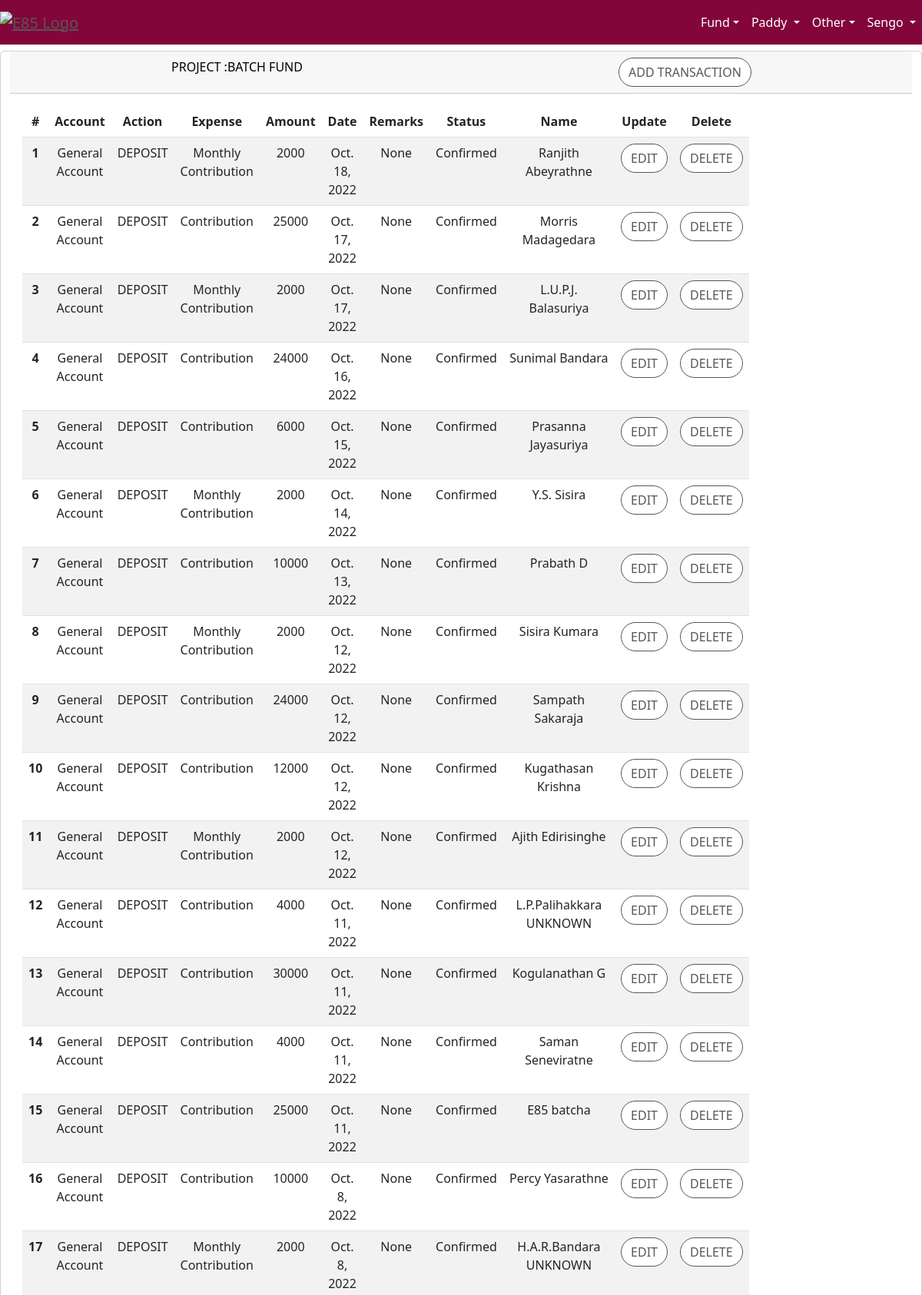
/accounts/transactionList7 (signed in, upper part), run on the app's committed database.
### accounts/models.py (models this page shows, shortened)
class Project(models.Model):
    NOT_STARTED = 'NotStarted'
    IN_PROGRESS = 'InProgress'
    COMPLETED   = 'Completed'
    CANCELLED   = 'Cancelled'
    PROJ_STATUS = [
            (NOT_STARTED,'Not Started'),
            (IN_PROGRESS,'In Progress'),
            (COMPLETED,'Completed'),
            (CANCELLED,'Cancelled'),
    ]
    name = models.CharField(max_length=64)
    purpose = models.TextField(max_length=2000, blank=True)
    status = models.CharField(max_length=10,choices=PROJ_STATUS,default=NOT_STARTED)
    startDate = models.DateField(default=timezone.now)
    endDate = models.DateField(null=True, blank=True)
    raisedFund = models.IntegerField(null=True)
    spentFund = models.IntegerField(null=True)
    targetFund = models.IntegerField(null=True)
    participants = models.IntegerField(null=True,default=0)
    updatedBy = models.ForeignKey(User,on_delete=models.PROTECT)
    updatedOn = models.DateTimeField(default=timezone.now)
    prjType = models.ForeignKey(ProjectType, on_delete=models.PROTECT)
    def getUserRole(self, user, table):
        member= User.objects.get(id=user.id)
        committee = Commitee.objects.all().filter(project_id=self.id).filter(member_id = member.id).first()
        if committee == None:
            return UserRole.VIEW
        role = RoleEdit.objects.all().filter(role_id=committee.role_id).filter(canEdit=table)
        if role.exists():
            return UserRole.EDIT
        return UserRole.VIEW

class Transaction(models.Model):
    TxType_DEPOSIT='DEPOSIT'
    TxType_WITHDRWAL='WITHDRAWAL'
    TxType_INCOME='INTEREST'
    TxType_FEES = 'FEES'
    TXTYPE =[
        (TxType_DEPOSIT,'Deposit'),
        (TxType_WITHDRWAL,'Withdraw'),
        (TxType_INCOME,'Interest'),
        (TxType_FEES,'fees'),
    ]
    TXCONFIRM = [
        ('Unconfirmed',"Unconfirmed"),
        ('Confirmed',"Confirmed"),
    ]
    bank = models.ForeignKey(BankAccount, on_delete=models.CASCADE)
    owner = models.ForeignKey(User, related_name='Owner', on_delete=models.PROTECT)
    txType  = models.CharField(max_length=10,choices=TXTYPE)
    exType  = models.ForeignKey(ExpenseType, on_delete=models.CASCADE)
    remarks =models.TextField(max_length=100,blank=True,null=True)
    amount  = models.IntegerField()
    date    = models.DateField(default=timezone.now)
    receipt = models.FileField(upload_to='transaction/%Y',null=True,blank=True)
    confirmed = models.CharField(max_length=16,choices=TXCONFIRM,default='UnConfirmed')
    updatedBy = models.ForeignKey(User,on_delete=models.PROTECT)
    updatedOn = models.DateTimeField(default=timezone.now)

class BankAccount(models.Model):
    project = models.ForeignKey(Project, on_delete=models.CASCADE)
    holder = models.ForeignKey(User,related_name='holder', on_delete=models.PROTECT)
    name = models.CharField(max_length=32)
    purpose = models.CharField(max_length=128,null=True,blank=True)
    bank = models.CharField(max_length=32)
    accNumber = models.CharField(max_length=32)
    branch = models.CharField(max_length=128)
    routing = models.CharField(max_length=128)
    telno = models.CharField(max_length=12, null=True, blank=True)
    email = models.CharField(max_length=32,null=True, blank=True)
    balance = models.DecimalField(max_digits=12,decimal_places=2,default=0.0)
    updatedBy = models.ForeignKey(User,on_delete=models.CASCADE)
    updatedOn = models.DateTimeField(default=timezone.now)

class ExpenseType(models.Model):
    expense = models.CharField(max_length=16)
    prjType = models.ForeignKey(ProjectType, on_delete=models.CASCADE)
    def __str__(self):
        return "%s " % (self.expense)

### accounts/views.py (the view)
# urls.py: re_path(r'transactionList(?P<pk>\d+)', transactionListView, name='transactionList'),
@login_required
def transactionListView(request, pk):
    prj = Project.objects.all().filter(id=pk).first()
    user = User.objects.get(id=request.user.id)
    if request.method == 'GET':
        transactions = Transaction.objects.filter(bank__project__id=pk).order_by('-date')
        userRole = prj.getUserRole(user,'Transaction')
        context={'project':prj, 'transaction_list':transactions, 'userRole':userRole}
        return render(request = request,template_name = "transaction_list.html",context=context)

### accounts/templates/transaction_list.html (shortened to what this page needs)
{% extends 'home/base.html' %}
{% block content %}
<div class="container-fluid">
    <div class="row text-center justify-content-center">
            <div class="card mt-2 mb-2">
            <div class="card-header">
                <div class="row">
                    <div class="col-md-6">
                        <strong>Project :{{project.name}}</strong>
                    </div>
                    <div class="col-md-6">
                        {% if userRole == 'EDIT' %}
                        <a href="{% url 'accounts:transactionAdd' project.id %}" class="btn btn-secondary btn-md">Add Transaction</a>
                        {% endif %}
                        </div>
                </div>
            </div>
            <div class="card-body">
                <div class="row">
                    <div class="col-md-9 col-sm-3">
                        <table class="table table-striped table-hover">
                            <thead>
                                <tr>
                                    <th scope="col">#</th>
                                    <th scope="col">Account</th>
                                    <th scope="col">Action</th>
                                    <th scope="col">Expense</th>
                                    <th scope="col">Amount</th>
                                    <th scope="col">Date</th>
                                    <th scope="col">Remarks</th>
                                    <th scope="col">Status</th>
                                    {% if userRole == 'EDIT' %}
                                    <th scope="col">Name</th>
                                    <th scope="col">Update </th>
                                    <th scope="col">Delete </th>
                                    {% endif %}
                                </tr>
                            </thead>
                            <tbody>
                               {% for tx in transaction_list %}
                                <tr>
                                    <th scope=""row">{{forloop.counter}}</th>
                                    <td>{{tx.bank.name}}</td>
                                    <td>{{tx.txType}} </td>
                                    <td>{{tx.exType}} </td>
                                    <td>{{tx.amount}} </td>
                                    <td>{{tx.date}}</td>
                                    <td>{{tx.remarks}}</td>
                                    <td>{{tx.confirmed}}</td>
                                    {% if userRole == 'EDIT' %}
                                    <td>{{tx.owner.first_name}} {{tx.owner.last_name}}</td>
                                    <td><a href="{% url 'accounts:transactionUpd' tx.id %}" class="btn btn-danger btn-md">Edit</a></td>
                                    <td>
                                        <button type="button" class="btn btn-primary" data-bs-toggle="modal" data-bs-target="#deleteUserModal">
                                            Delete
                                        </button>
                                    </td>
                                    {% endif %}
                                </tr>
                                {% endfor %}
                            </tbody>
                        </table>
                        </div>
                </div>
            </div>
        </div>
    </div>
 </div>
{% include 'home/footer.html' %}
{% endblock content %}

### home/templates/home/base.html (shortened to what this page needs)
<!DOCTYPE html>
<html lang="en">
<head>
    <link href="https://cdn.jsdelivr.net/npm/bootstrap@5.2.1/dist/css/bootstrap.min.css" rel="stylesheet">
    {% load static %}
    <link href="{% static 'css/home.css' %}" rel="stylesheet"/>
</head>
<body>
<div id="page-content-wrapper">
    <nav class="navbar navbar-expand-lg navbar-dark bg-red">
        <div class="navbar-brand">
            <a href="/"><img src="{% static 'images/e85pera_logo2.jpg' %}" alt="e85 Logo" width="100"></a>
        </div>
        <div class="collapse navbar-collapse" id="navbarSupportedContent">
            <ul class="navbar-nav ms-auto mb-2 mb-lg-0">
              <li class="nav-item">
                <div class="dropdown dropdown">
                    <a class="nav-link dropdown-toggle" data-bs-toggle="dropdown" href="#">Fund</a>
                </div>
              </li>
              <li class="nav-item">
                <div class="dropdown dropdown">
                    <a class="nav-link dropdown-toggle" data-bs-toggle="dropdown" href="#">
                      Paddy
                    </a>
                      {% if user.is_authenticated %}
                      </li>
                      {% endif %}
                  </ul>
                  </div>
              <li class="nav-item">
                <div class="dropdown">
                    <a class="nav-link dropdown-toggle" data-bs-toggle="dropdown" href="#">Other</a>
                </div>
              </li>
              <li class="nav-item">
                <div class="dropdown">
                    {% if user.is_authenticated %}
                        <a class="nav-link dropdown-toggle" data-bs-toggle="dropdown" href="#">{{user.first_name}}   </a>
                    {% else %}
                        <a class="nav-link dropdown-toggle" data-bs-toggle="dropdown" href="#">LogIn</a>
                        <ul class="dropdown-menu">
                        <li><a class="dropdown-item" href={% url 'accounts:login' %}>Log In</a></li>
                    </ul>
                        {% endif %}
                </div>
            </li>
        </div>
    <div id="wrapper">
        {% block content %}
        {% endblock %}
    </div>
</body>
</html>

### home/static/css/home.css (style rules this page uses)
body { overflow-x: hidden; }
.card-header, a:link { text-transform: uppercase; font-weight: 200; color: #585656; }
.card-header, a:hover { color: #000; font-weight:300; text-transform: uppercase; }
.archive-link, a:link { text-transform:capitalize; text-align:left; font-weight:normal; color: #585656; }
#page-content-wrapper .btn { text-transform: uppercase; font-weight: 500; color: #585656; background-color: #fff; border-color: #585656; border-radius: 20px; transition: all 0.3s ease 0s; cursor: pointer; outline: none; }
#page-content-wrapper { min-width: 100vw; }
@media (min-width: 768px) { #page-content-wrapper { min-width: 0; width: 100%; } }
.navbar-dark { background:#82063B; }

### home/templates/home/base.html (style rules this page uses)
.bg-red { background:#82063B; }
.nav-link { color:white!important; }

### data on the page
Project: name "BATCH FUND"
Transaction: bank.name "General Account", txType "DEPOSIT", exType "Monthly Contribution", amount "2000", date "Oct. 18, 2022", remarks "None", confirmed "Confirmed", owner.first_name "Ranjith", owner.last_name "Abeyrathne"
Transaction: bank.name "General Account", txType "DEPOSIT", exType "Contribution", amount "25000", date "Oct. 17, 2022", remarks "None", confirmed "Confirmed", owner.first_name "Morris", owner.last_name "Madagedara"
Transaction: bank.name "General Account", txType "DEPOSIT", exType "Monthly Contribution", amount "2000", date "Oct. 17, 2022", remarks "None", confirmed "Confirmed", owner.first_name "L.U.P.J.", owner.last_name "Balasuriya"
Transaction: bank.name "General Account", txType "DEPOSIT", exType "Contribution", amount "24000", date "Oct. 16, 2022", remarks "None", confirmed "Confirmed", owner.first_name "Sunimal", owner.last_name "Bandara"
Transaction: bank.name "General Account", txType "DEPOSIT", exType "Contribution", amount "6000", date "Oct. 15, 2022", remarks "None", confirmed "Confirmed", owner.first_name "Prasanna", owner.last_name "Jayasuriya"
Transaction: bank.name "General Account", txType "DEPOSIT", exType "Monthly Contribution", amount "2000", date "Oct. 14, 2022", remarks "None", confirmed "Confirmed", owner.first_name "Y.S.", owner.last_name "Sisira"
Transaction: bank.name "General Account", txType "DEPOSIT", exType "Contribution", amount "10000", date "Oct. 13, 2022", remarks "None", confirmed "Confirmed", owner.first_name "Prabath", owner.last_name "D"
Transaction: bank.name "General Account", txType "DEPOSIT", exType "Monthly Contribution", amount "2000", date "Oct. 12, 2022", remarks "None", confirmed "Confirmed", owner.first_name "Sisira", owner.last_name "Kumara"
Transaction: bank.name "General Account", txType "DEPOSIT", exType "Contribution", amount "24000", date "Oct. 12, 2022", remarks "None", confirmed "Confirmed", owner.first_name "Sampath", owner.last_name "Sakaraja"
Transaction: bank.name "General Account", txType "DEPOSIT", exType "Contribution", amount "12000", date "Oct. 12, 2022", remarks "None", confirmed "Confirmed", owner.first_name "Kugathasan", owner.last_name "Krishna"
Transaction: bank.name "General Account", txType "DEPOSIT", exType "Monthly Contribution", amount "2000", date "Oct. 12, 2022", remarks "None", confirmed "Confirmed", owner.first_name "Ajith", owner.last_name "Edirisinghe"
Transaction: bank.name "General Account", txType "DEPOSIT", exType "Contribution", amount "4000", date "Oct. 11, 2022", remarks "None", confirmed "Confirmed", owner.first_name "L.P.Palihakkara", owner.last_name "UNKNOWN"
Transaction: bank.name "General Account", txType "DEPOSIT", exType "Contribution", amount "30000", date "Oct. 11, 2022", remarks "None", confirmed "Confirmed", owner.first_name "Kogulanathan", owner.last_name "G"
Transaction: bank.name "General Account", txType "DEPOSIT", exType "Contribution", amount "4000", date "Oct. 11, 2022", remarks "None", confirmed "Confirmed", owner.first_name "Saman", owner.last_name "Seneviratne"
Transaction: bank.name "General Account", txType "DEPOSIT", exType "Contribution", amount "25000", date "Oct. 11, 2022", remarks "None", confirmed "Confirmed", owner.first_name "E85", owner.last_name "batcha"
Transaction: bank.name "General Account", txType "DEPOSIT", exType "Contribution", amount "10000", date "Oct. 8, 2022", remarks "None", confirmed "Confirmed", owner.first_name "Percy", owner.last_name "Yasarathne"
Transaction: bank.name "General Account", txType "DEPOSIT", exType "Monthly Contribution", amount "2000", date "Oct. 8, 2022", remarks "None", confirmed "Confirmed", owner.first_name "H.A.R.Bandara", owner.last_name "UNKNOWN"

### other printed values
{{ user.first_name }} "Sengo"
